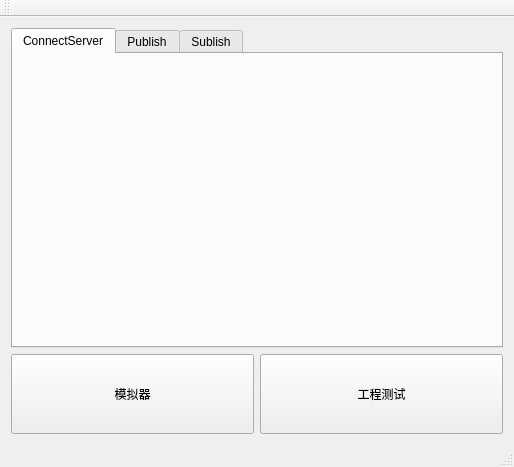
<?xml version="1.0" encoding="UTF-8"?>
<ui version="4.0">
 <class>MainWindow</class>
 <widget class="QMainWindow" name="MainWindow">
  <property name="geometry">
   <rect>
    <x>0</x>
    <y>0</y>
    <width>514</width>
    <height>467</height>
   </rect>
  </property>
  <property name="windowTitle">
   <string>MainWindow</string>
  </property>
  <widget class="QWidget" name="centralWidget">
   <layout class="QGridLayout" name="gridLayout">
    <item row="0" column="0" colspan="2">
     <widget class="QTabWidget" name="tabWidget">
      <property name="currentIndex">
       <number>0</number>
      </property>
      <widget class="ConnectWidget" name="ConWidget">
       <attribute name="title">
        <string>ConnectServer</string>
       </attribute>
      </widget>
      <widget class="Publish" name="PubWidget">
       <attribute name="title">
        <string>Publish</string>
       </attribute>
      </widget>
      <widget class="Sublish" name="SubWidget">
       <attribute name="title">
        <string>Sublish</string>
       </attribute>
      </widget>
     </widget>
    </item>
    <item row="1" column="0">
     <widget class="QPushButton" name="pushButton_moniqi">
      <property name="sizePolicy">
       <sizepolicy hsizetype="Preferred" vsizetype="Preferred">
        <horstretch>0</horstretch>
        <verstretch>0</verstretch>
       </sizepolicy>
      </property>
      <property name="minimumSize">
       <size>
        <width>0</width>
        <height>80</height>
       </size>
      </property>
      <property name="styleSheet">
       <string notr="true">font: 18pt &quot;Sans Serif&quot;;</string>
      </property>
      <property name="text">
       <string>模拟器</string>
      </property>
     </widget>
    </item>
    <item row="1" column="1">
     <widget class="QPushButton" name="pushButton_test">
      <property name="sizePolicy">
       <sizepolicy hsizetype="Preferred" vsizetype="Preferred">
        <horstretch>0</horstretch>
        <verstretch>0</verstretch>
       </sizepolicy>
      </property>
      <property name="minimumSize">
       <size>
        <width>0</width>
        <height>80</height>
       </size>
      </property>
      <property name="styleSheet">
       <string notr="true">font: 18pt &quot;Sans Serif&quot;;</string>
      </property>
      <property name="text">
       <string>工程测试</string>
      </property>
     </widget>
    </item>
   </layout>
  </widget>
  <widget class="QMenuBar" name="menuBar">
   <property name="geometry">
    <rect>
     <x>0</x>
     <y>0</y>
     <width>514</width>
     <height>23</height>
    </rect>
   </property>
  </widget>
  <widget class="QToolBar" name="mainToolBar">
   <attribute name="toolBarArea">
    <enum>TopToolBarArea</enum>
   </attribute>
   <attribute name="toolBarBreak">
    <bool>false</bool>
   </attribute>
  </widget>
  <widget class="QStatusBar" name="statusBar"/>
 </widget>
 <layoutdefault spacing="6" margin="11"/>
 <customwidgets>
  <customwidget>
   <class>ConnectWidget</class>
   <extends>QWidget</extends>
   <header>ConnectWidget.h</header>
   <container>1</container>
  </customwidget>
  <customwidget>
   <class>Publish</class>
   <extends>QWidget</extends>
   <header>Publish.h</header>
   <container>1</container>
  </customwidget>
  <customwidget>
   <class>Sublish</class>
   <extends>QWidget</extends>
   <header>Sublish.h</header>
   <container>1</container>
  </customwidget>
 </customwidgets>
 <resources/>
 <connections/>
</ui>
